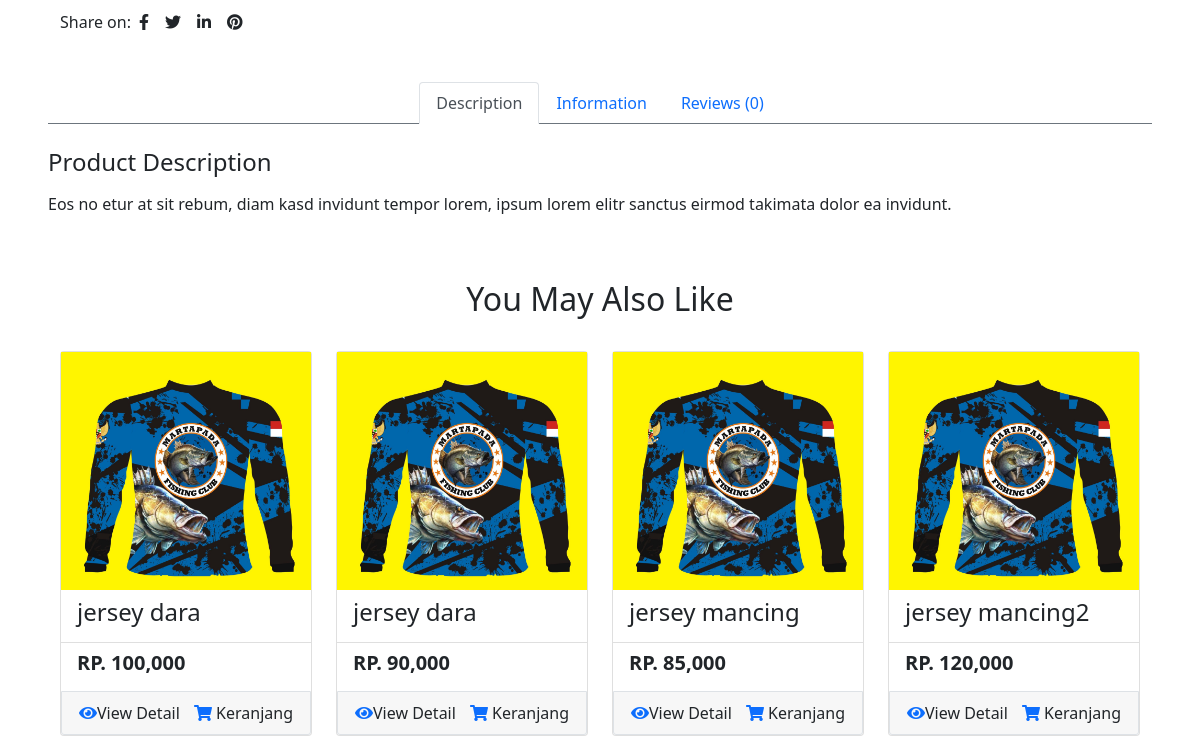
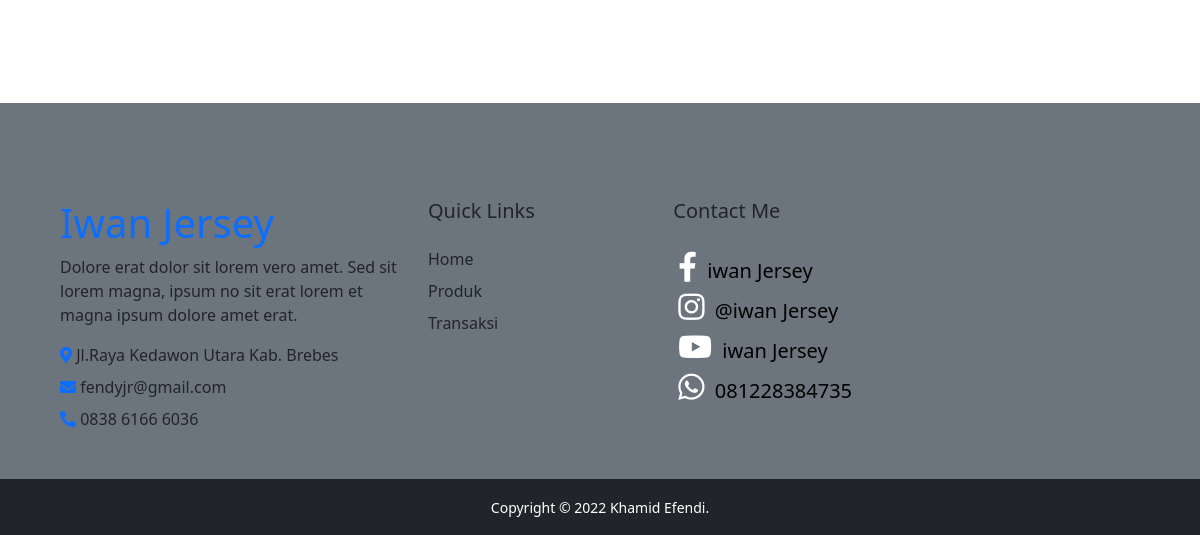
The page /user/detail.php (lower part) on the database as committed earlier (2 pictures, top to bottom).
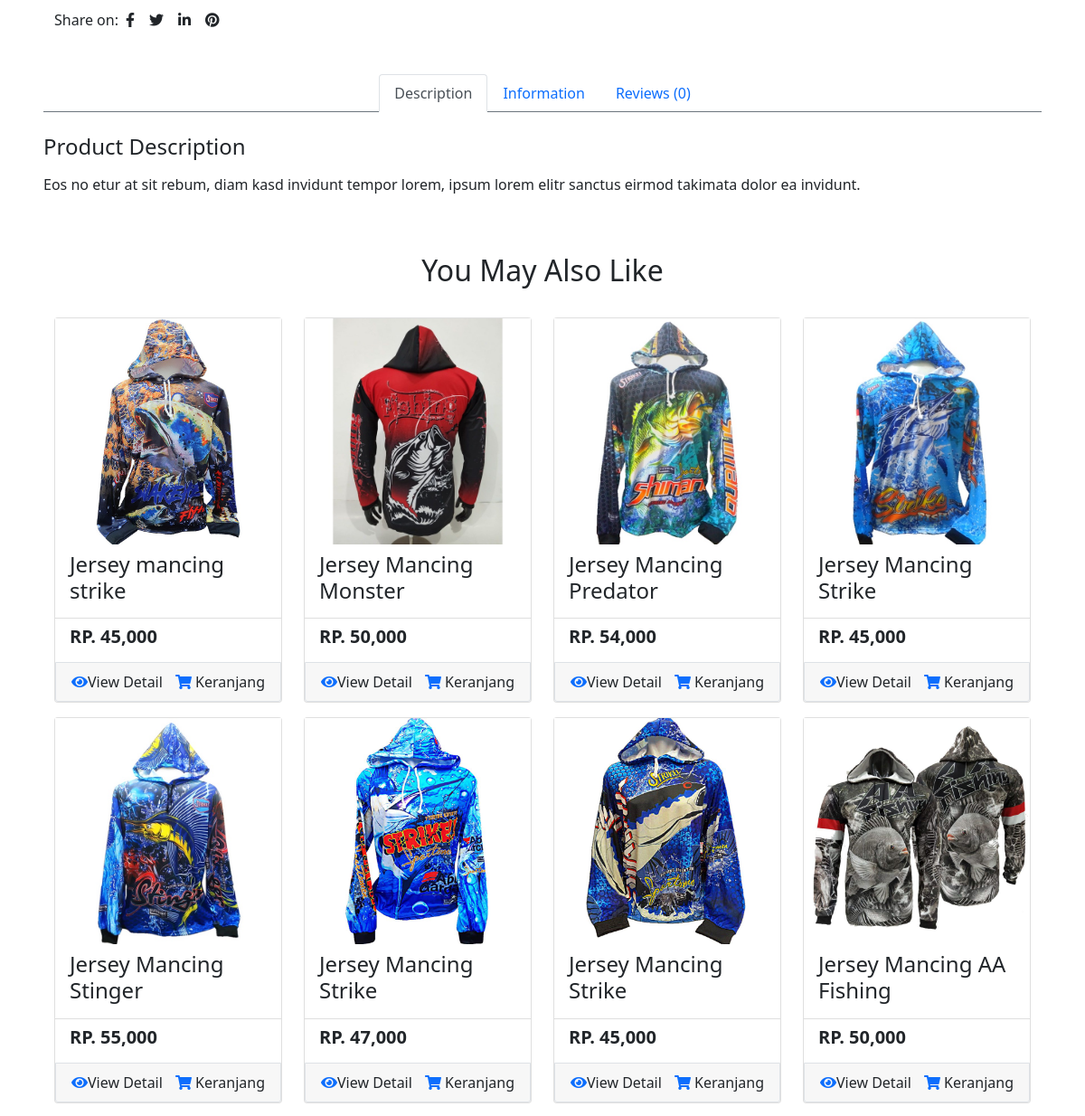
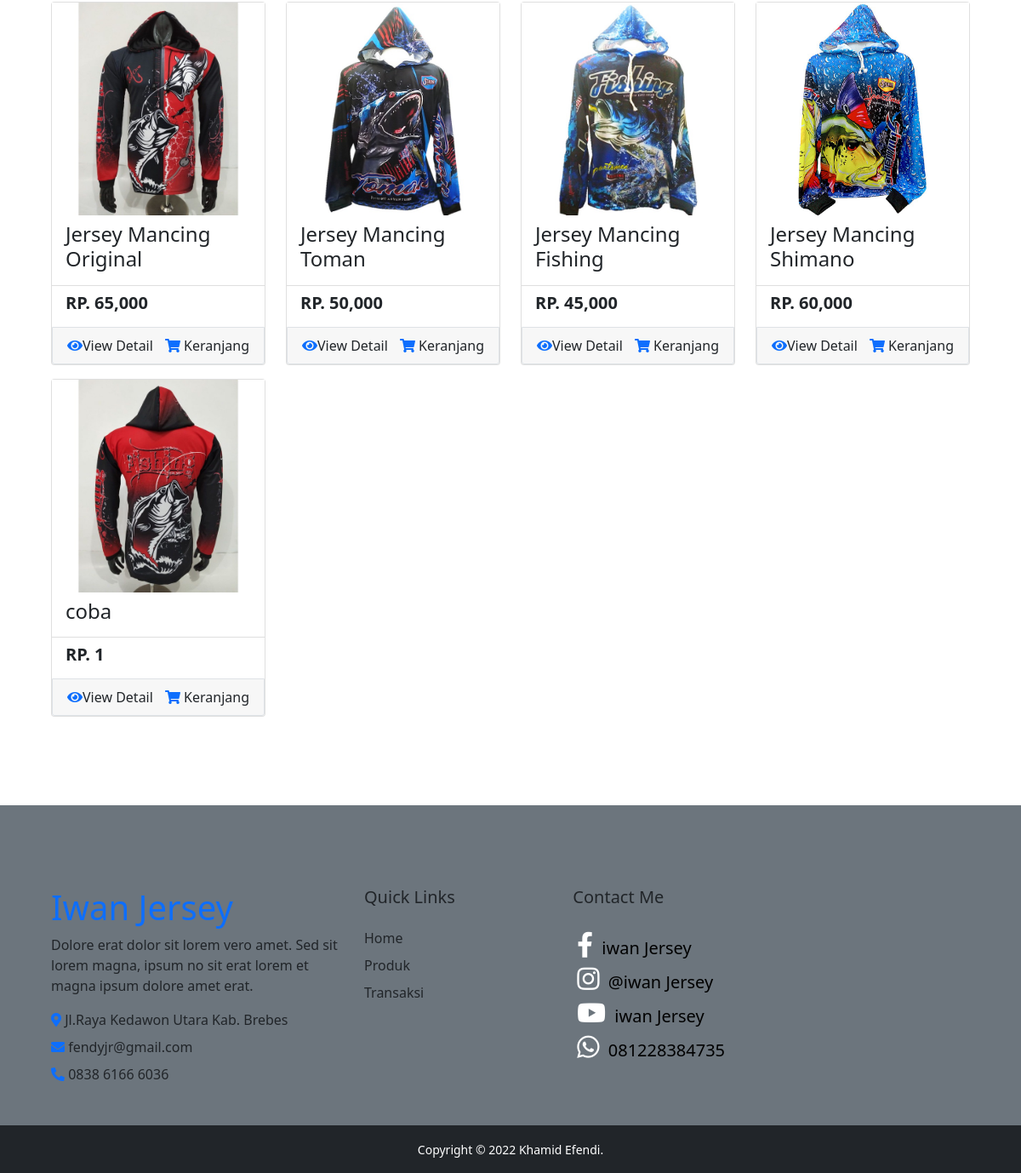
The same page on the database as committed later (2 pictures, top to bottom).
### tables this page shows
CREATE TABLE `tb_produk` (
  `id_produk` int(11) NOT NULL,
  `nama_produk` varchar(100) NOT NULL,
  `harga_produk` int(11) NOT NULL,
  `berat_produk` int(11) NOT NULL,
  `stok_produk` int(11) NOT NULL,
  `foto_produk` varchar(100) NOT NULL,
  `foto_belakang` varchar(100) NOT NULL,
  `deskripsi_produk` text NOT NULL,
  `kondisi_produk` varchar(20) NOT NULL DEFAULT 'Baru',
  `size_M` int(11) NOT NULL,
  `size_L` int(11) NOT NULL,
  `size_XXL` int(11) NOT NULL
);

### user/detail.php (the view, shortened to what this page needs)
<?php
include 'header.php';
require 'database.php';
?>
<div class="container-fluid py-5">
    <div class="row px-xl-5">
        <div class="d-flex pt-2">
            <p class="text-dark font-weight-medium mb-0 mr-2">Share on:</p>
            <div class="d-inline-flex">
                <a class="text-dark px-2" href="">
                    <i class="fab fa-facebook-f"></i>
                </a>
                <a class="text-dark px-2" href="">
                    <i class="fab fa-twitter"></i>
                </a>
                <a class="text-dark px-2" href="">
                    <i class="fab fa-linkedin-in"></i>
                </a>
                <a class="text-dark px-2" href="">
                    <i class="fab fa-pinterest"></i>
                </a>
            </div>
        </div>
    </div>
</div>
<div class="row px-xl-5">
    <div class="col">
        <div class="nav nav-tabs justify-content-center border-secondary mb-4">
            <a class="nav-item nav-link active" data-toggle="tab" href="#tab-pane-1">Description</a>
            <a class="nav-item nav-link" data-toggle="tab" href="#tab-pane-2">Information</a>
            <a class="nav-item nav-link" data-toggle="tab" href="#tab-pane-3">Reviews (0)</a>
        </div>
        <div class="tab-content">
            <div class="tab-pane fade show active" id="tab-pane-1">
                <h4 class="mb-3">Product Description</h4>
                <p>Eos no etur at sit rebum, diam kasd invidunt tempor lorem, ipsum lorem elitr sanctus eirmod takimata dolor ea invidunt.</p>
            </div>
        </div>
    </div>
</div>
<div class="container-fluid py-5">
    <div class="text-center mb-4">
        <h2 class="section-title px-5"><span class="px-2">You May Also Like</span></h2>
    </div>
    <div class="row px-xl-5">
        <?php
        $ambil = mysqli_query($koneksi, "SELECT * FROM tb_produk");
        while ($produk = mysqli_fetch_array($ambil)) { ?>
            <div class="col-md-3 my-2">
                <div class="owl-carousel related-carousel">
                    <div class="card body">
                        <img src="foto_produk/<?php echo $produk['foto_produk']; ?>" alt="">
                        <div class="caption">
                            <ul class="list-group list-group-flush">
                                <li class="list-group-item">
                                    <h4><?php echo $produk['nama_produk']; ?></h4>
                                </li>
                                <li class="list-group-item">
                                    <h5><strong>RP. <?php echo number_format($produk['harga_produk']); ?></strong></h5>
                                </li>
                            </ul>
                            <div class="card-footer d-flex justify-content-between border">
                                <a href="detail.php?id=<?php echo $produk['id_produk'] ?>" class="btn text-dark p-0"><i class="fas fa-eye text-primary"></i>View
                                    Detail</a>
                                <a href="masuk_keranjang.php?id=<?php echo $produk['id_produk']; ?>" class="btn text-dark p-0"><i class="fas fa-shopping-cart text-primary "></i> Keranjang</a>
                            </div>
                        </div>
                    </div>
                </div>
            </div>
        <?php } ?>
    </div>
</div>
<?php include 'footer_sosmed.php' ?>
<?php include 'footer.php' ?>

Rows that differ between the two databases and show on the page:
removed tb_produk: foto_produk (picture), nama_produk "jersey dara", harga_produk "100,000"
removed tb_produk: foto_produk (picture), nama_produk "jersey dara", harga_produk "90,000"
removed tb_produk: foto_produk (picture), nama_produk "jersey mancing", harga_produk "85,000"
removed tb_produk: foto_produk (picture), nama_produk "jersey mancing2", harga_produk "120,000"
added tb_produk: foto_produk (picture), nama_produk "Jersey mancing strike", harga_produk "45,000"
added tb_produk: foto_produk (picture), nama_produk "Jersey Mancing Monster", harga_produk "50,000"
added tb_produk: foto_produk (picture), nama_produk "Jersey Mancing Predator", harga_produk "54,000"
added tb_produk: foto_produk (picture), nama_produk "Jersey Mancing Strike", harga_produk "45,000"
added tb_produk: foto_produk (picture), nama_produk "Jersey Mancing Stinger", harga_produk "55,000"
added tb_produk: foto_produk (picture), nama_produk "Jersey Mancing Strike", harga_produk "47,000"
added tb_produk: foto_produk (picture), nama_produk "Jersey Mancing Strike", harga_produk "45,000"
added tb_produk: foto_produk (picture), nama_produk "Jersey Mancing AA Fishing", harga_produk "50,000"
added tb_produk: foto_produk (picture), nama_produk "Jersey Mancing Original", harga_produk "65,000"
added tb_produk: foto_produk (picture), nama_produk "Jersey Mancing Toman", harga_produk "50,000"
added tb_produk: foto_produk (picture), nama_produk "Jersey Mancing Fishing", harga_produk "45,000"
added tb_produk: foto_produk (picture), nama_produk "Jersey Mancing Shimano", harga_produk "60,000"
added tb_produk: foto_produk (picture), nama_produk "coba", harga_produk "1"
